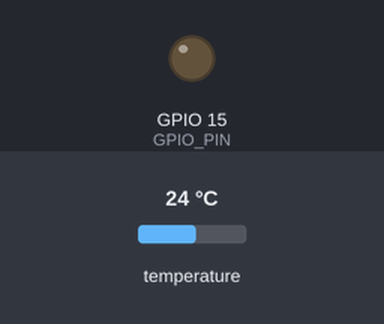
This sketch was run on a simulated ESP32. Shown: output pins drawn as LEDs (lit = HIGH). The inputs (shaded band) are chosen by the test bench; at power-on: temperature 24 °C. What the sketch prints to the serial monitor is not drawn.

Above: at 15.0 s.
Timing chart, 0 to 31.0 s (numbered marks = the images above):
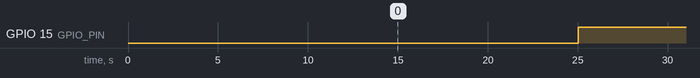

The sketch:

TempDS18B20_sketch_v3_class.ino
```cpp
// #include <Arduino.h>

#include <Wire.h>
#include <OneWire.h>
#include <DallasTemperature.h>
#include "OnewireTemperature.h"  // Temperature Sensor Class

// Pin definitions
#define ONE_WIRE_BUS 2           // Data wire is plugged into port 2 on the Feather
#define GPIO_PIN 15              // Power Port is GPIO PIN 15

// Sampling and sending intervals
#define samplingInterval 20000   // Interval for sampling (milliseconds)

// Global variables
float adjustedTemp = 0;         // Variable to store temperature
bool codeExecuted = false;      // Flag for code execution

// Configure State Machine
enum SensorState {
    SENSOR_OFF,
    SENSOR_INIT,
    SENSOR_STABILIZE,
    SENSOR_READ,
    SENSOR_SHUTDOWN
};

SensorState currentState = SENSOR_OFF;
unsigned long stateStartTime = 0;

// Function prototypes
void startSensor();
void stopSensor();
void transmitSlave();

// Create an instance of TemperatureSensor (onewire PIN, number of samples)
TemperatureSensor tempSensor(ONE_WIRE_BUS);

void setup() {
  Serial.begin(9600);                        // Start serial port for debugging
  // Wait for serial port to connect
  while (!Serial) {
    ;
  }
  pinMode(GPIO_PIN, OUTPUT);                 // Set GPIO PIN as OUTPUT for controlling power
  Wire.begin();                              // Join I2C bus as master device (message sender)
  tempSensor.beginSensors();                // Start up the temperature sensor library

  // Perform initialization if code has not been executed before
  if (!codeExecuted) {
    delay(5000);                             // Brief setup delay
    Serial.println("Setup Complete.");       // Print setup message to serial monitor
    codeExecuted = true;                     // Set code execution flag
  }
}

void loop() {
  switch (currentState) {
    case SENSOR_OFF:
        // Do nothing until instructed to turn on the sensor
        break;
    case SENSOR_INIT:
        // Initialize sensor
        digitalWrite(GPIO_PIN, HIGH); // Power on the sensor
        stateStartTime = millis();
        currentState = SENSOR_STABILIZE;
        break;
    case SENSOR_STABILIZE:
        // Wait for sensor stabilization
        if (millis() - stateStartTime >= 5000) { // Wait for 5 seconds
            currentState = SENSOR_READ; // Move to next state
        }
        break;
    case SENSOR_READ:
        // Read sensor data
        adjustedTemp = tempSensor.readAndAdjustTemp(); // Read and adjust temperature
        if (millis() - stateStartTime >= 15000) { // Wait for 10 seconds
          Serial.println(adjustedTemp); // Uncomment for debugging
          currentState = SENSOR_SHUTDOWN; // Move to next state
        }
        // Serial.println(adjustedTemp); // Uncomment for debugging
        break;
    case SENSOR_SHUTDOWN:
        // Power off the sensor
        digitalWrite(GPIO_PIN, LOW);
        stopSensor(); // Reset to initial state
        break;
  }

  // Sampling temperature at regular intervals
  static unsigned long samplingTime = millis(); // Set the sampling time
  if (millis() - samplingTime > samplingInterval) {
    startSensor();
    samplingTime = millis();                  // Reset the sampling time
  }

}

void startSensor() {
  // Serial.println("init"); // Uncomment for debugging
  currentState = SENSOR_INIT;
}

void stopSensor() {
  currentState = SENSOR_OFF;
}
```

OnewireTemperature.h
```cpp
class TemperatureSensor {
private:
    static const int tempSenseIterations = 10; // number of measurements to take
    OneWire oneWire;
    DallasTemperature sensors;
    float analogBuffer[tempSenseIterations]; // Static array for buffer
    int analogBufferIndex;

public:
   // Constructor
    TemperatureSensor(int oneWirePin) : oneWire(oneWirePin), sensors(&oneWire), analogBufferIndex(0) {}

    // Function to initialize the sensors object
    void beginSensors() {
        sensors.begin();
    }

    // Function to read temperature and update buffer
    void analogReadAction() {
        sensors.requestTemperatures();
        float sensorValue = sensors.getTempCByIndex(0);
        analogBuffer[analogBufferIndex] = sensorValue;
        analogBufferIndex = (analogBufferIndex + 1) % tempSenseIterations;
    }

    // Function to compute median temperature from buffer
    float computeMedian() {
        float sortedBuffer[tempSenseIterations]; // Temporary array for sorting
        std::copy(analogBuffer, analogBuffer + tempSenseIterations, sortedBuffer);
        std::sort(sortedBuffer, sortedBuffer + tempSenseIterations);

        if (tempSenseIterations % 2 == 0) {
            float median = (sortedBuffer[tempSenseIterations / 2 - 1] + sortedBuffer[tempSenseIterations / 2]) / 2.0f;
            return median;
        } else {
            return sortedBuffer[tempSenseIterations / 2];
        }
    }

    // Function to read and adjust temperature
    float readAndAdjustTemp() {
        analogReadAction();
        return computeMedian();
    }
};
```

Measured:
- by itself, GPIO 15 (GPIO_PIN): alternates HIGH for 15.7 s and LOW for 4.3 s
